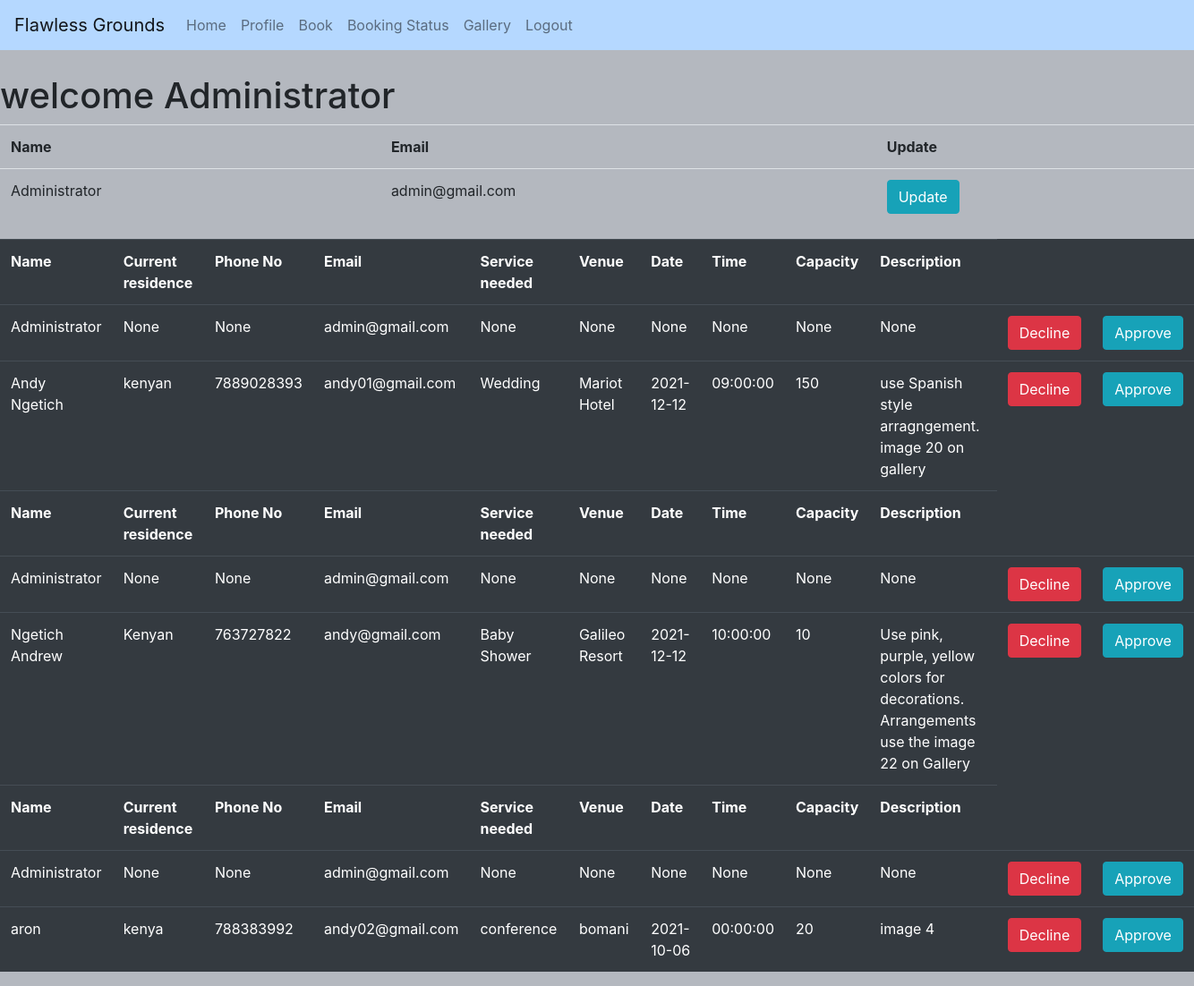
/booking_status (signed in), run on the app's committed database.
### databases.py (models this page shows)
class Booking(Model):
    name = CharField()
    nationality = CharField()
    current_residence = CharField()
    county = CharField()
    constituency = CharField()
    address = CharField()
    phone_no = IntegerField()
    email = CharField(unique=True)
    service_needed = CharField()
    venue = CharField()
    date = DateField()
    time = TimeField()
    capacity = IntegerField()
    description = TextField()
    class Meta:
        database = db

### app.py (the view)
@app.route('/booking_status')
def booking_status():
    bookings = Booking.select()
    return render_template("clients.html", bookings=bookings)

### templates/clients.html (shortened to what this page needs)
<!DOCTYPE html>
<html lang="en">
<head>
    <link rel="stylesheet" href="../static/bootstrap/css/bootstrap.css">
</head>
<body>
    <nav class="menu navbar navbar-expand-md bg-info navbar-light">
      <a class="navbar-brand" href="#">Flawless Grounds</a>
  <div class="menu">
    <ul class="navbar-nav">
      <li class="nav-item">
        <a class="nav-link" href="/client">Home</a>
      </li>
      <li class="nav-item">
        <a class="nav-link" href="/profile">Profile</a>
      </li>
      <li class="nav-item">
        <a class="nav-link" href="/book">Book</a>
      </li>
      <li class="nav-item">
        <a class="nav-link" href="/booking_status">Booking Status</a>
      </li>
      <li class="nav-item">
        <a class="nav-link" href="/gallery">Gallery</a>
      </li>
      <li class="nav-item">
        <a class="nav-link" href="/logout">Logout</a>
      </li>
    </ul>
  </div>
</nav>
 <h1 >welcome {{ session.name }}</h1>
    <table class = "table table-hover table-hover">
        <tr>
            <th>Name</th>
            <th>Email</th>
            <th>Update</th>
        </tr>
        <tr>
            <td>{{ session.get("name")  }}</td>
            <td>{{ session.get("email")  }}</td>
            <td><a href="/update_profile/{{ session.get("id")}}" class="btn btn-info">Update</a></td>
        </tr>
    </table>
    <table class = "table table-hover table-dark">
        {% for bookings in bookings %}
        <tr>
            <th>Name</th>
            <th>Current residence</th>
            <th>Phone No</th>
            <th>Email</th>
            <th>Service needed</th>
            <th>Venue</th>
            <th>Date</th>
            <th>Time</th>
            <th>Capacity</th>
            <th>Description</th>
        </tr>
        <tr>
            <td>{{ session.get("name") }}</td>
            <td>{{ session.get("nationality") }}</td>
            <td>{{ session.get("phone_no") }}</td>
            <td>{{ session.get("email") }}</td>
            <td>{{ session.get("service_needed") }}</td>
            <td>{{ session.get("venue") }}</td>
            <td>{{ session.get("date") }}</td>
            <td>{{ session.get("time") }}</td>
            <td>{{ session.get("capacity") }}</td>
            <td>{{ session.get("description") }}</td>
            <td><a href = "/#/{{ session.get("id") }}" class="btn btn-danger">Decline</a></td>
            <td><a href="/#/{{ session.get("id") }}" class="btn btn-info">Approve</a></td>
        </tr>
        <tr>
            <td>{{ bookings.name }}</td>
            <td>{{ bookings.nationality }}</td>
            <td>{{ bookings.phone_no }}</td>
            <td>{{ bookings.email }}</td>
            <td>{{ bookings.service_needed }}</td>
            <td>{{ bookings.venue }}</td>
            <td>{{ bookings.date }}</td>
            <td>{{ bookings.time }}</td>
            <td>{{ bookings.capacity }}</td>
            <td>{{ bookings.description }}</td>
            <td><a href = "/#/{{ bookings.id }}" class="btn btn-danger">Decline</a></td>
            <td><a href="/#/{{ bookings.id }}" class="btn btn-info">Approve</a></td>
        </tr>
        {% endfor %}
    </table>
</body>
</html>

### data on the page
Booking: get "Administrator", get "None", get "admin@gmail.com", name "Andy Ngetich", nationality "kenyan", phone_no "7889028393", email "andy01@gmail.com", service_needed "Wedding", venue "Mariot Hotel", date "2021-12-12", time "09:00:00", capacity "150", description "use Spanish style arragngement. image 20 on gallery"
Booking: get "Administrator", get "None", get "admin@gmail.com", name "Ngetich Andrew", nationality "Kenyan", phone_no "763727822", email "andy@gmail.com", service_needed "Baby Shower", venue "Galileo Resort", date "2021-12-12", time "10:00:00", capacity "10", description "Use pink, purple, yellow colors for decorations. Arrangements use the image 22 on Gallery"
Booking: get "Administrator", get "None", get "admin@gmail.com", name "aron", nationality "kenya", phone_no "788383992", email "andy02@gmail.com", service_needed "conference", venue "bomani", date "2021-10-06", time "00:00:00", capacity "20", description "image 4"

### other printed values
{{ session.name }} "Administrator"
{{ session.get("name") }} "Administrator"
{{ session.get("email") }} "admin@gmail.com"
